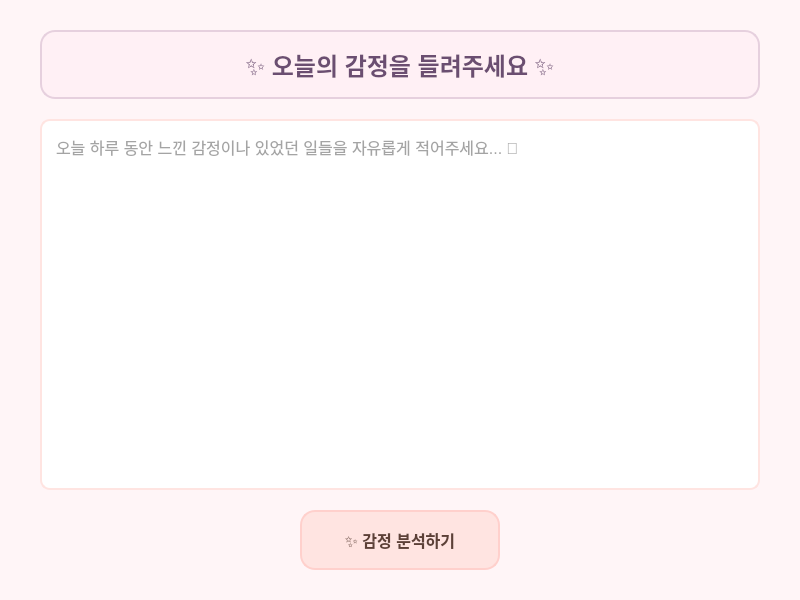
<?xml version="1.0" encoding="UTF-8"?>
<ui version="4.0">
 <class>MainWindow</class>
 <widget class="QMainWindow" name="MainWindow">
  <property name="geometry">
   <rect>
    <x>0</x>
    <y>0</y>
    <width>800</width>
    <height>600</height>
   </rect>
  </property>
  <property name="windowTitle">
   <string>KNOO-B: 감정 분석 💭</string>
  </property>
  <property name="styleSheet">
   <string notr="true">QMainWindow {
    background-color: #FFF5F7;
}</string>
  </property>
  <widget class="QWidget" name="centralwidget">
   <layout class="QVBoxLayout" name="verticalLayout_main">
    <property name="spacing">
     <number>20</number>
    </property>
    <property name="leftMargin">
     <number>40</number>
    </property>
    <property name="topMargin">
     <number>30</number>
    </property>
    <property name="rightMargin">
     <number>40</number>
    </property>
    <property name="bottomMargin">
     <number>30</number>
    </property>
    <item>
     <widget class="QLabel" name="title_label">
      <property name="styleSheet">
       <string notr="true">QLabel {
    font-family: &quot;맑은 고딕&quot;;
    font-size: 18pt;
    font-weight: bold;
    color: #6B4E71;
    background-color: #FFF0F5;
    border: 2px solid #E6D0DE;
    border-radius: 15px;
    padding: 15px;
}</string>
      </property>
      <property name="text">
       <string>✨ 오늘의 감정을 들려주세요 ✨</string>
      </property>
      <property name="alignment">
       <set>Qt::AlignCenter</set>
      </property>
     </widget>
    </item>
    <item>
     <widget class="QTextEdit" name="user_emotion_input">
      <property name="minimumSize">
       <size>
        <width>0</width>
        <height>300</height>
       </size>
      </property>
      <property name="styleSheet">
       <string notr="true">QTextEdit {
    font-family: &quot;맑은 고딕&quot;;
    font-size: 12pt;
    color: #4A4A4A;
    background-color: #FFFFFF;
    border: 2px solid #FFE4E1;
    border-radius: 10px;
    padding: 10px;
}
QTextEdit:focus {
    border: 2px solid #FFD0CC;
}</string>
      </property>
      <property name="placeholderText">
       <string>오늘 하루 동안 느낀 감정이나 있었던 일들을 자유롭게 적어주세요... 💭</string>
      </property>
     </widget>
    </item>
    <item>
     <layout class="QHBoxLayout" name="button_layout">
      <property name="spacing">
       <number>20</number>
      </property>
      <item>
       <spacer name="horizontalSpacer">
        <property name="orientation">
         <enum>Qt::Horizontal</enum>
        </property>
        <property name="sizeHint" stdset="0">
         <size>
          <width>40</width>
          <height>20</height>
         </size>
        </property>
       </spacer>
      </item>
      <item>
       <widget class="QPushButton" name="go_chart">
        <property name="minimumSize">
         <size>
          <width>200</width>
          <height>60</height>
         </size>
        </property>
        <property name="styleSheet">
         <string notr="true">QPushButton {
    font-family: &quot;맑은 고딕&quot;;
    font-size: 12pt;
    font-weight: bold;
    color: #5D4037;
    background-color: #FFE4E1;
    border: 2px solid #FFD0CC;
    border-radius: 15px;
    padding: 10px;
}
QPushButton:hover {
    background-color: #FFD0CC;
    border: 2px solid #FFBEB8;
}
QPushButton:pressed {
    background-color: #FFB8B3;
    border: 2px solid #FFA59E;
}</string>
        </property>
        <property name="text">
         <string>✨ 감정 분석하기</string>
        </property>
       </widget>
      </item>
      <item>
       <spacer name="horizontalSpacer_2">
        <property name="orientation">
         <enum>Qt::Horizontal</enum>
        </property>
        <property name="sizeHint" stdset="0">
         <size>
          <width>40</width>
          <height>20</height>
         </size>
        </property>
       </spacer>
      </item>
     </layout>
    </item>
   </layout>
  </widget>
 </widget>
 <resources/>
 <connections/>
</ui>
